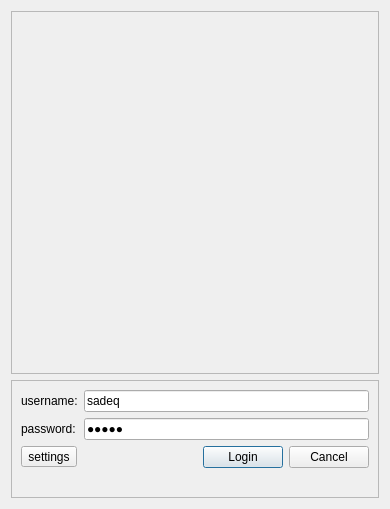
<?xml version="1.0" encoding="UTF-8"?>
<ui version="4.0">
 <class>LoginDialog</class>
 <widget class="QDialog" name="LoginDialog">
  <property name="geometry">
   <rect>
    <x>0</x>
    <y>0</y>
    <width>390</width>
    <height>509</height>
   </rect>
  </property>
  <property name="windowTitle">
   <string>Login</string>
  </property>
  <layout class="QVBoxLayout" name="verticalLayout_4">
   <item>
    <widget class="QFrame" name="frame">
     <property name="frameShape">
      <enum>QFrame::StyledPanel</enum>
     </property>
     <property name="frameShadow">
      <enum>QFrame::Raised</enum>
     </property>
     <layout class="QVBoxLayout" name="verticalLayout_3">
      <item>
       <widget class="QLabel" name="logoLabel">
        <property name="sizePolicy">
         <sizepolicy hsizetype="Preferred" vsizetype="MinimumExpanding">
          <horstretch>0</horstretch>
          <verstretch>0</verstretch>
         </sizepolicy>
        </property>
        <property name="text">
         <string/>
        </property>
        <property name="pixmap">
         <pixmap resource="../../qrc.qrc">:/icons/logo2.png</pixmap>
        </property>
        <property name="scaledContents">
         <bool>false</bool>
        </property>
        <property name="alignment">
         <set>Qt::AlignCenter</set>
        </property>
       </widget>
      </item>
     </layout>
    </widget>
   </item>
   <item>
    <widget class="QFrame" name="frame_2">
     <property name="frameShape">
      <enum>QFrame::StyledPanel</enum>
     </property>
     <property name="frameShadow">
      <enum>QFrame::Raised</enum>
     </property>
     <layout class="QVBoxLayout" name="verticalLayout">
      <item>
       <layout class="QFormLayout" name="formLayout">
        <item row="0" column="0">
         <widget class="QLabel" name="usernameLabel">
          <property name="sizePolicy">
           <sizepolicy hsizetype="Preferred" vsizetype="Preferred">
            <horstretch>0</horstretch>
            <verstretch>0</verstretch>
           </sizepolicy>
          </property>
          <property name="text">
           <string>username:</string>
          </property>
         </widget>
        </item>
        <item row="0" column="1">
         <widget class="QLineEdit" name="userLineEdit">
          <property name="sizePolicy">
           <sizepolicy hsizetype="MinimumExpanding" vsizetype="Preferred">
            <horstretch>0</horstretch>
            <verstretch>0</verstretch>
           </sizepolicy>
          </property>
          <property name="text">
           <string>sadeq</string>
          </property>
          <property name="placeholderText">
           <string>Enter username...</string>
          </property>
         </widget>
        </item>
        <item row="1" column="0">
         <widget class="QLabel" name="passwordLabel">
          <property name="sizePolicy">
           <sizepolicy hsizetype="Preferred" vsizetype="Preferred">
            <horstretch>0</horstretch>
            <verstretch>0</verstretch>
           </sizepolicy>
          </property>
          <property name="text">
           <string>password:</string>
          </property>
         </widget>
        </item>
        <item row="1" column="1">
         <widget class="QLineEdit" name="passwordLineEdit">
          <property name="sizePolicy">
           <sizepolicy hsizetype="MinimumExpanding" vsizetype="Preferred">
            <horstretch>0</horstretch>
            <verstretch>0</verstretch>
           </sizepolicy>
          </property>
          <property name="text">
           <string>admin</string>
          </property>
          <property name="echoMode">
           <enum>QLineEdit::Password</enum>
          </property>
          <property name="placeholderText">
           <string>Enter Pasword...</string>
          </property>
         </widget>
        </item>
       </layout>
      </item>
      <item>
       <layout class="QHBoxLayout" name="horizontalLayout_3">
        <item>
         <widget class="QToolButton" name="settingsButton">
          <property name="text">
           <string>settings</string>
          </property>
          <property name="icon">
           <iconset resource="../../qrc.qrc">
            <normaloff>:/icons/color/icons8-settings-480.png</normaloff>:/icons/color/icons8-settings-480.png</iconset>
          </property>
          <property name="iconSize">
           <size>
            <width>24</width>
            <height>24</height>
           </size>
          </property>
         </widget>
        </item>
        <item>
         <spacer name="horizontalSpacer">
          <property name="orientation">
           <enum>Qt::Horizontal</enum>
          </property>
          <property name="sizeHint" stdset="0">
           <size>
            <width>40</width>
            <height>20</height>
           </size>
          </property>
         </spacer>
        </item>
        <item>
         <widget class="QPushButton" name="loginButoon">
          <property name="sizePolicy">
           <sizepolicy hsizetype="Preferred" vsizetype="Preferred">
            <horstretch>0</horstretch>
            <verstretch>0</verstretch>
           </sizepolicy>
          </property>
          <property name="text">
           <string>Login</string>
          </property>
          <property name="icon">
           <iconset resource="../../qrc.qrc">
            <normaloff>:/icons/color/icons8-signin-96.png</normaloff>:/icons/color/icons8-signin-96.png</iconset>
          </property>
          <property name="iconSize">
           <size>
            <width>24</width>
            <height>24</height>
           </size>
          </property>
          <property name="flat">
           <bool>false</bool>
          </property>
         </widget>
        </item>
        <item>
         <widget class="QPushButton" name="CancelButton">
          <property name="sizePolicy">
           <sizepolicy hsizetype="Preferred" vsizetype="Preferred">
            <horstretch>0</horstretch>
            <verstretch>0</verstretch>
           </sizepolicy>
          </property>
          <property name="text">
           <string>Cancel</string>
          </property>
          <property name="icon">
           <iconset resource="../../qrc.qrc">
            <normaloff>:/icons/color/icons8-cancel-96.png</normaloff>:/icons/color/icons8-cancel-96.png</iconset>
          </property>
          <property name="iconSize">
           <size>
            <width>24</width>
            <height>24</height>
           </size>
          </property>
          <property name="flat">
           <bool>false</bool>
          </property>
         </widget>
        </item>
       </layout>
      </item>
      <item>
       <widget class="QLabel" name="credentialsLabel">
        <property name="text">
         <string/>
        </property>
       </widget>
      </item>
     </layout>
    </widget>
   </item>
  </layout>
 </widget>
 <resources>
  <include location="../../qrc.qrc"/>
 </resources>
 <connections/>
</ui>
